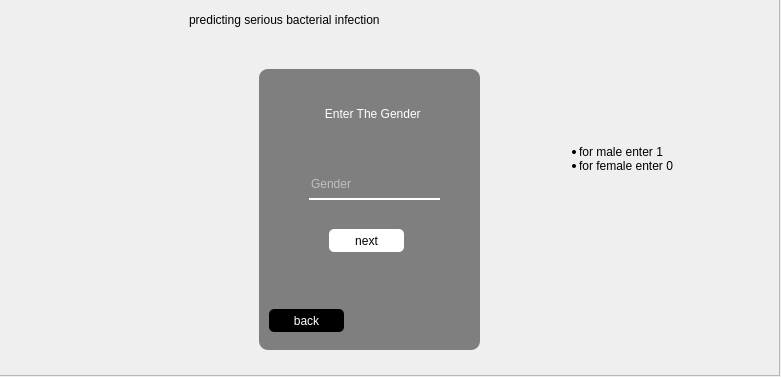
<?xml version="1.0" encoding="UTF-8"?>
<ui version="4.0">
 <class>Form</class>
 <widget class="QWidget" name="Form">
  <property name="geometry">
   <rect>
    <x>0</x>
    <y>0</y>
    <width>781</width>
    <height>377</height>
   </rect>
  </property>
  <property name="windowTitle">
   <string>Form</string>
  </property>
  <widget class="QFrame" name="frame">
   <property name="geometry">
    <rect>
     <x>-1</x>
     <y>-1</y>
     <width>781</width>
     <height>377</height>
    </rect>
   </property>
   <property name="frameShape">
    <enum>QFrame::StyledPanel</enum>
   </property>
   <property name="frameShadow">
    <enum>QFrame::Raised</enum>
   </property>
   <widget class="QLabel" name="label">
    <property name="geometry">
     <rect>
      <x>0</x>
      <y>0</y>
      <width>781</width>
      <height>377</height>
     </rect>
    </property>
    <property name="styleSheet">
     <string notr="true">background-image: url(Untitled.png);</string>
    </property>
    <property name="text">
     <string/>
    </property>
   </widget>
   <widget class="QLabel" name="label_2">
    <property name="geometry">
     <rect>
      <x>190</x>
      <y>0</y>
      <width>441</width>
      <height>41</height>
     </rect>
    </property>
    <property name="styleSheet">
     <string notr="true">font: 21pt &quot;Impact&quot;;</string>
    </property>
    <property name="text">
     <string>predicting serious bacterial infection</string>
    </property>
   </widget>
   <widget class="QLabel" name="label_3">
    <property name="geometry">
     <rect>
      <x>260</x>
      <y>70</y>
      <width>221</width>
      <height>281</height>
     </rect>
    </property>
    <property name="styleSheet">
     <string notr="true">background-color:rgb(0,0,0,120);
border-radius:9px;</string>
    </property>
    <property name="text">
     <string/>
    </property>
   </widget>
   <widget class="QLabel" name="label_4">
    <property name="geometry">
     <rect>
      <x>310</x>
      <y>90</y>
      <width>131</width>
      <height>51</height>
     </rect>
    </property>
    <property name="styleSheet">
     <string notr="true">font: 75 12pt &quot;Tahoma&quot;;
color:rgb(255,255,255);</string>
    </property>
    <property name="text">
     <string>&lt;html&gt;&lt;head/&gt;&lt;body&gt;&lt;p align=&quot;center&quot;&gt;Enter The Gender &lt;/p&gt;&lt;/body&gt;&lt;/html&gt;</string>
    </property>
   </widget>
   <widget class="QLineEdit" name="gender">
    <property name="geometry">
     <rect>
      <x>310</x>
      <y>170</y>
      <width>131</width>
      <height>31</height>
     </rect>
    </property>
    <property name="styleSheet">
     <string notr="true">border:none;
background-color:rgb(0,0,0,0);
border-bottom:1.5px solid rgb(255,255,255); 
color:rgb(255,255,255);</string>
    </property>
    <property name="inputMask">
     <string/>
    </property>
    <property name="text">
     <string/>
    </property>
    <property name="placeholderText">
     <string>Gender</string>
    </property>
   </widget>
   <widget class="QPushButton" name="next3">
    <property name="geometry">
     <rect>
      <x>330</x>
      <y>230</y>
      <width>75</width>
      <height>23</height>
     </rect>
    </property>
    <property name="styleSheet">
     <string notr="true">border-radius:5px;
background-color:rgb(255,255,255);</string>
    </property>
    <property name="text">
     <string>next</string>
    </property>
   </widget>
   <widget class="QPushButton" name="back3">
    <property name="geometry">
     <rect>
      <x>270</x>
      <y>310</y>
      <width>75</width>
      <height>23</height>
     </rect>
    </property>
    <property name="styleSheet">
     <string notr="true">border-radius:5px;
background-color:rgb(0,0,0);
color:rgb(255,255,255);</string>
    </property>
    <property name="text">
     <string>back</string>
    </property>
   </widget>
   <widget class="QLabel" name="label_5">
    <property name="geometry">
     <rect>
      <x>540</x>
      <y>110</y>
      <width>181</width>
      <height>101</height>
     </rect>
    </property>
    <property name="styleSheet">
     <string notr="true">font: 87 9pt &quot;Arial Black&quot;;</string>
    </property>
    <property name="text">
     <string>&lt;ul&gt;&lt;li&gt;for male enter 1&lt;/li&gt;&lt;li&gt;for female enter 0&lt;/li&gt;&lt;/ul&gt;</string>
    </property>
   </widget>
  </widget>
 </widget>
 <resources>
  <include location="res.qrc"/>
 </resources>
 <connections/>
</ui>
